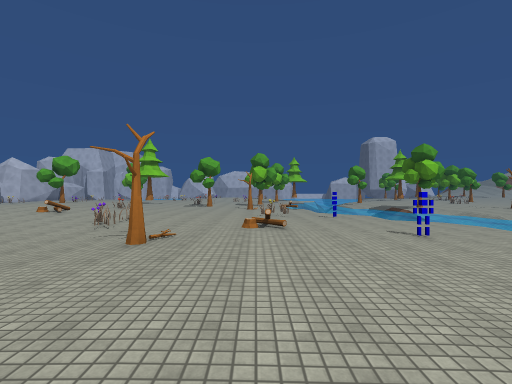
view 1 (above)

17 first-person views from a walk through a scene from a Unity 3-D project. The camera is 1.5 m above the floor, looks level and sees 85° across. The floor is counted in squares, 2 m on a side. Each view is taken from the middle of a square. On the plan, view 1 faces up. The plan holds only what a view shows up to about 10 squares ahead; the rest is blank. The place goes on beyond the plan. The player is left out. Surface patterns are stand-ins for the level's own textures.

view 2
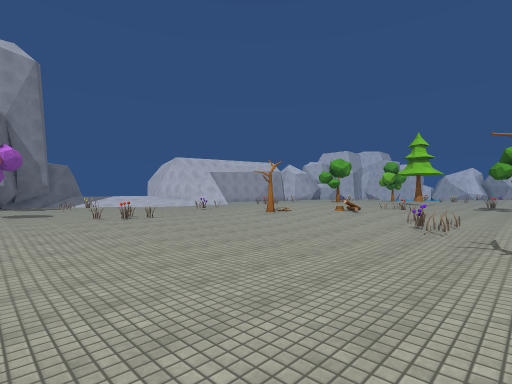

view 3
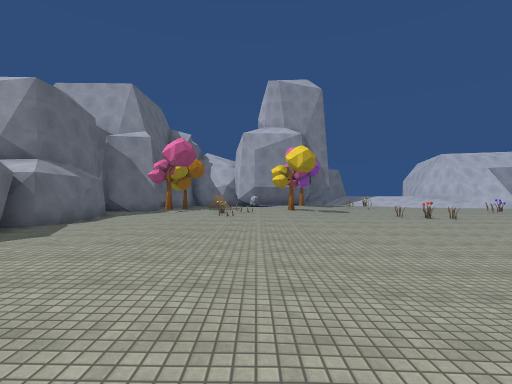

view 4
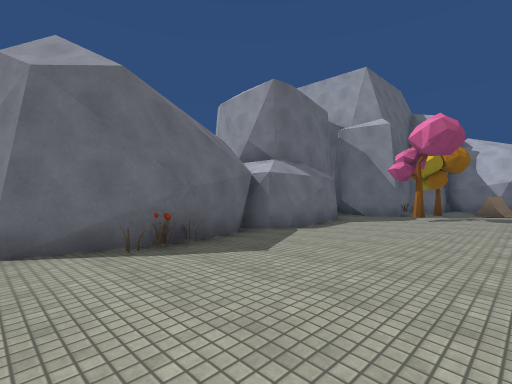

view 5
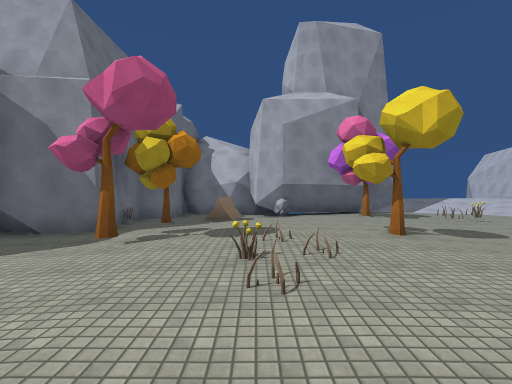

view 6
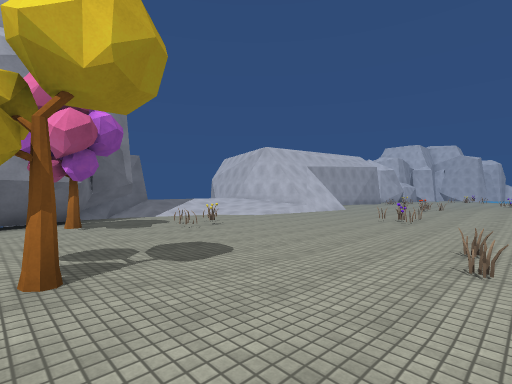

view 7
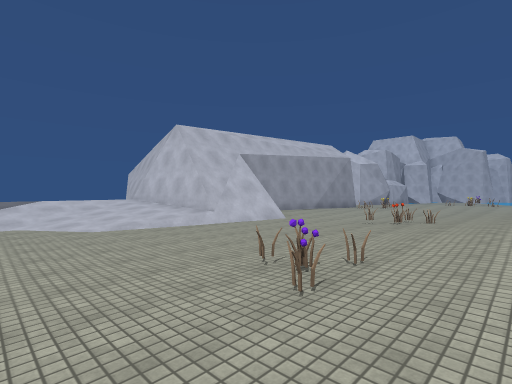

view 8
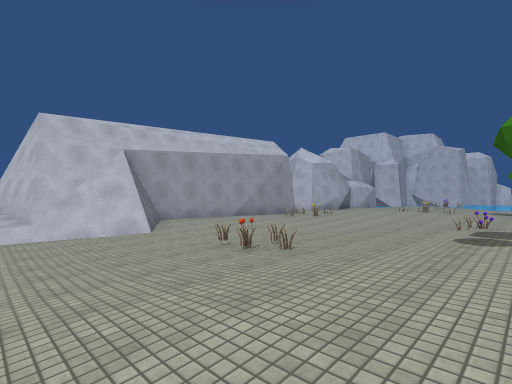

view 9
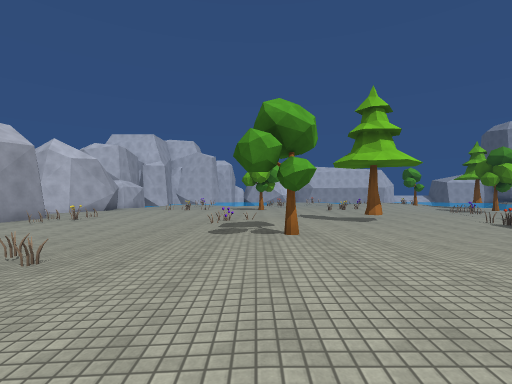

view 10
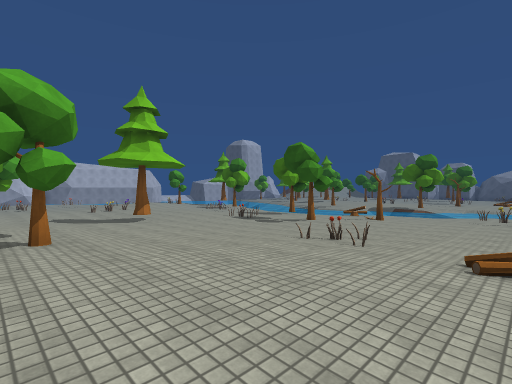

view 11
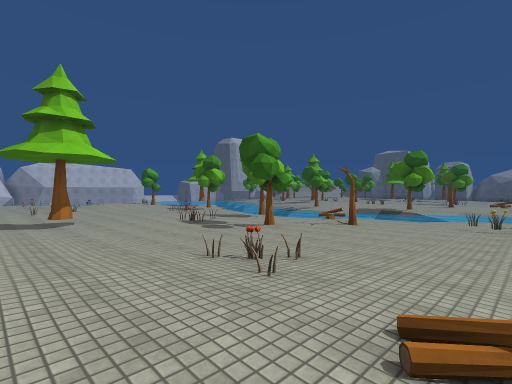

view 12
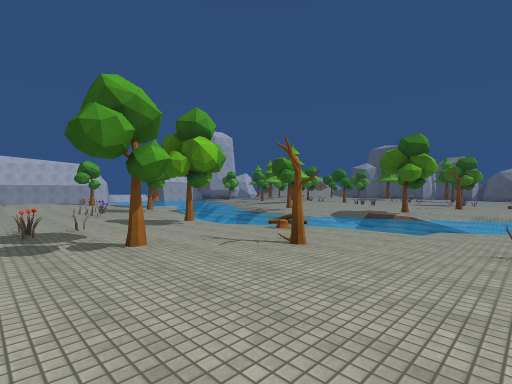

view 13
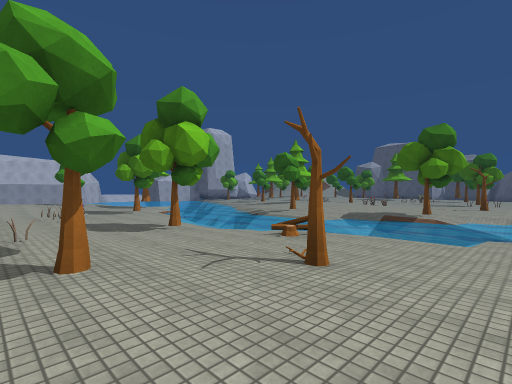

view 14
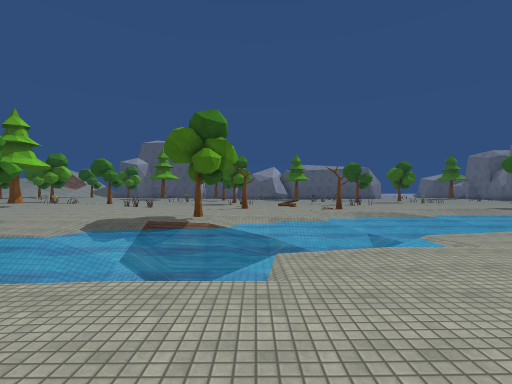

view 15
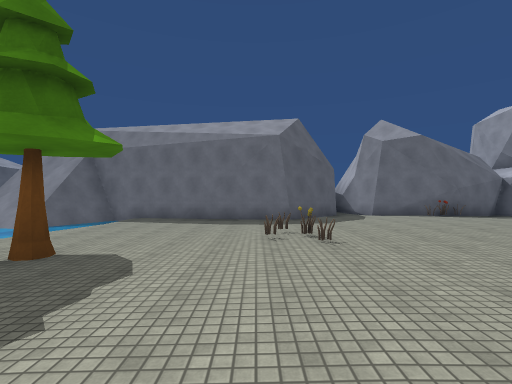

view 16
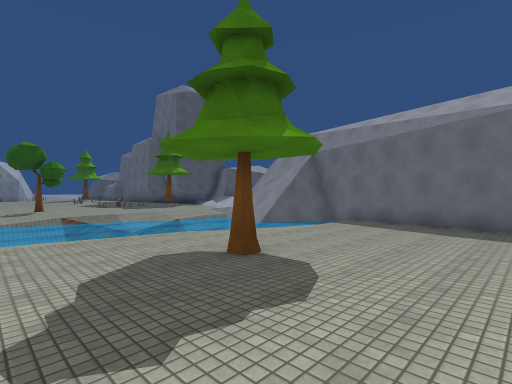

view 17
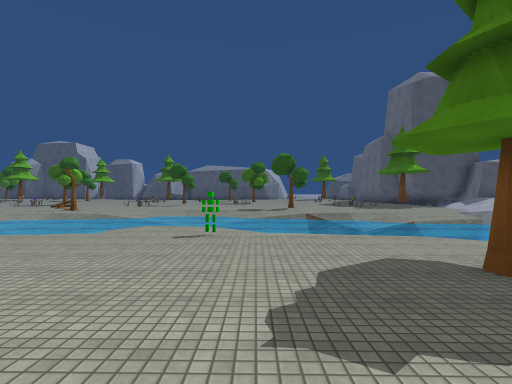

### Floor plan
Key: @ floor where view 1 was taken; # wall or solid block; . main floor; : floor 0.25 m higher than the main floor; - floor 0.25 m lower than the main floor; + floor 0.5 m higher than the main floor; _ floor 0.5 m lower than the main floor; / step, stairs or slope; = window, fence, low wall or low ledge; ~ water the walk can cross; ≈ water the walk keeps out of; ^ raised ledge; L log; F flower; T tree; E tent; R rock; O other object.
Columns run from 22 left of view 1 to 10 right of it. Each row starts with its distance up from view 1.
 21           :: ....  .O-O-        ^
 20          :.. ..... ./O--_      ^^
 19     #.O...........:./---~≈   T^^^
 18     #OO....:::....:..---~≈≈ ^^^^^
 17      .O...OOO::T...O.-T-~≈≈≈^^^^^
 16      ...../O+:::..FO..--_≈≈≈^^^^^
 15    #...--.//+:::......--O≈≈≈≈^^^^
 14    #...--///++::....T.---≈≈≈≈^T^^
 13   ##/.--.O//+T:::.....T--~≈≈≈^^^^
 12   #//=--OOF:+++:O......--~~≈≈≈^^^
 11   =///--.//:+++OFO.....---/≈≈≈≈^^
 10  ###//--.//:+++:::....OO--/≈≈≈≈^^
  9  ////----./:::::L:....OO-#/~≈≈≈≈^
  8 /////----.O::::::.O......---≈≈≈≈^
  7 /////---FOO...T...FO.....---~≈≈≈^
  6  ///-----..........O..O..---~≈≈≈^
  5  //------......-----.....#--/~≈≈≈
  4    --OO---..O..-----T....----/≈≈≈
  3     .OO---.OO..-----.....-----≈≈≈
  2   #....---..O..----......---#-≈≈≈
  1   ###..........----.....-----~≈≈≈
  0     #T..........---...@.-----≈≈≈^
 -1     #..::T::.....-......----~≈≈≈^
 -2     R..::::O:........O.--T--~≈≈≈^
 -3     #...::OFO.......FOO-----≈≈≈^^
 -4     EE...::::..:::....-----/≈≈≈^^
 -5     --T...T...........-----~≈≈≈^^
 -6     ##-..............------~#^^^^
 -7      ####...--.##O.--####--≈#   ^
 -8         ###########-##  #####

Where each view was taken, in squares from view 1:
view 1: 0 up, 0 right, facing up
view 2: 0 up, 2 left, facing up-left
view 3: 2 down, 2 left, facing left
view 4: 3 down, 4 left, facing down-left
view 5: 3 down, 8 left, facing left
view 6: 1 down, 10 left, facing up-left
view 7: 5 up, 11 left, facing up-left
view 8: 9 up, 10 left, facing up-left
view 9: 9 up, 10 left, facing up
view 10: 9 up, 10 left, facing up-right
view 11: 9 up, 8 left, facing up-right
view 12: 10 up, 4 left, facing up-right
view 13: 11 up, 3 left, facing up-right
view 14: 12 up, 0 right, facing right
view 15: 2 up, 0 right, facing down
view 16: 1 up, 0 right, facing down-right
view 17: 1 up, 0 right, facing right
